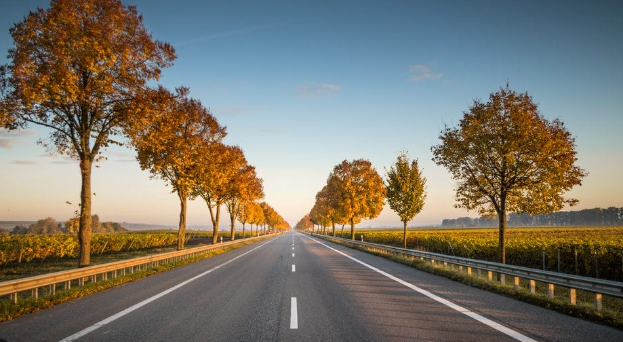
#> input picture Screenshot 2024-06-24 172905.png, 623 x 342 px, found by its file name
$ python test.py
#> lines starting #> are read from the running program, lines starting #| are printed output that depends on the picture
#> in test_lane_departure, image is the input picture: shape (342, 623, 3); mean B, G, R 106.9, 119, 123.8
### src/lane_departure_warning.py
import cv2
import numpy as np

def detect_lane_lines(image):
    gray = cv2.cvtColor(image, cv2.COLOR_BGR2GRAY)
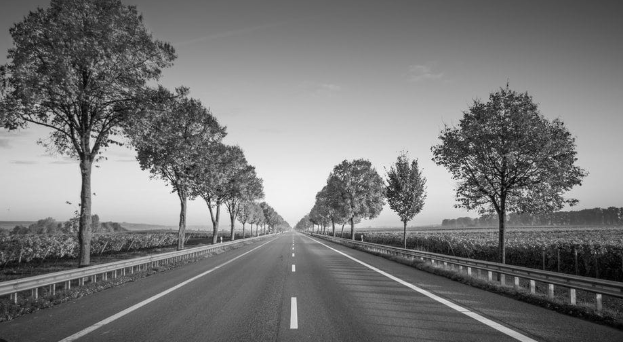
#> gray: shape (342, 623); min 0, max 247, mean 119.1
    blur = cv2.GaussianBlur(gray, (5, 5), 0)
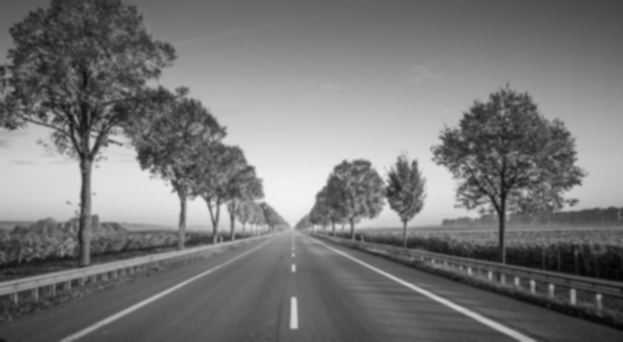
#> blur: shape (342, 623); min 4, max 242, mean 119.1
    edges = cv2.Canny(blur, 50, 150)
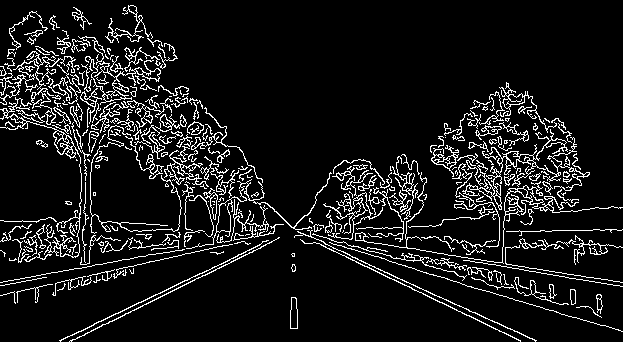
#> edges: shape (342, 623); 9.6% white in thin lines or dots

    lines = cv2.HoughLinesP(edges, 1, np.pi / 180, 50, maxLineGap=50)
#> lines = 188 rows, first 6: [0, 282, 579, 179], [180, 212, 622, 282], [4, 89, 520, 341], [499, 232, 621, 230], [178, 196, 601, 325], [60, 341, 536, 108]
    line_image = np.zeros_like(image)

    if lines is not None:
        for line in lines:
            x1, y1, x2, y2 = line[0]
            cv2.line(line_image, (x1, y1), (x2, y2), (255, 0, 0), 5)
#> this loop made 188 passes
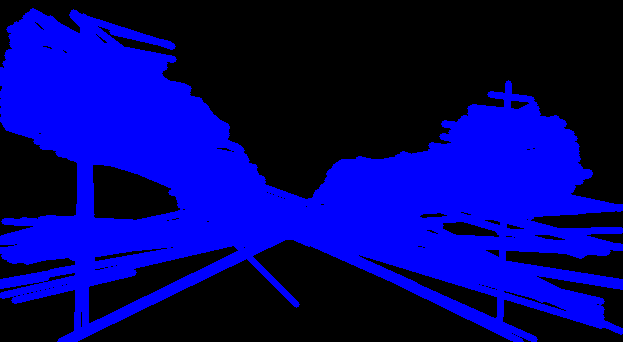
#> line_image: shape (342, 623, 3); mean of channels 0, 1, 2 112.6, 0, 0; drawn as B, G, R

    combined = cv2.addWeighted(image, 0.8, line_image, 1, 1)
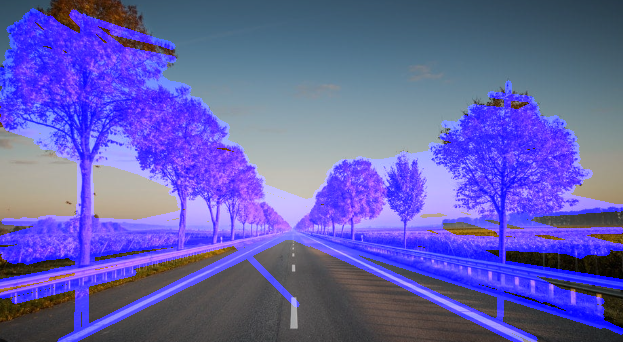
#> combined: shape (342, 623, 3); mean B, G, R 174.8, 96.2, 100.1
    return combined

### test.py
import sys
import os
import cv2

# Add the ADAC Project root directory to the sys.path
sys.path.insert(0, os.path.abspath(os.path.join(os.path.dirname(__file__), '..')))

# Import the function from lane_departure_warning.py
from src.lane_departure_warning import detect_lane_lines

def test_lane_departure():
    # Use raw strings to avoid unicode errors in the file path
    image_path = r"C:\Users\zaina\Documents\ADAC Project\Screenshot 2024-06-24 172905.png"
    image = cv2.imread(image_path)

    if image is None:
        print(f"Failed to load image at {image_path}")
        return

    lane_image = detect_lane_lines(image)

    cv2.imshow("Lane Detection", lane_image)
    cv2.waitKey(0)
    cv2.destroyAllWindows()

if __name__ == "__main__":
    test_lane_departure()

$ run again, with Screenshot 2024-06-24 171345.png copied over Screenshot 2024-06-24 172905.png
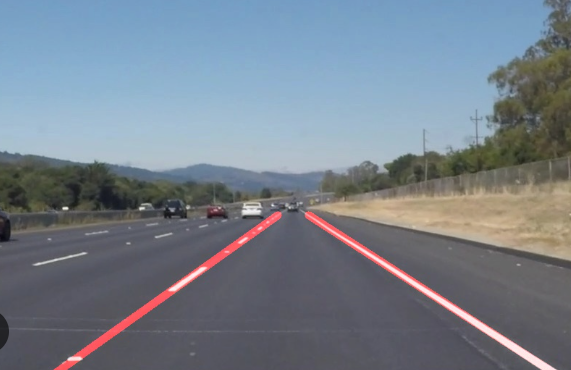
#> input picture Screenshot 2024-06-24 171345.png, 571 x 370 px, found by its file name
#> in test_lane_departure, image is the input picture: shape (370, 571, 3); mean B, G, R 139.8, 128.5, 118.7
#> in detect_lane_lines, `edges = cv2.Canny(blur, 50, 150)`:
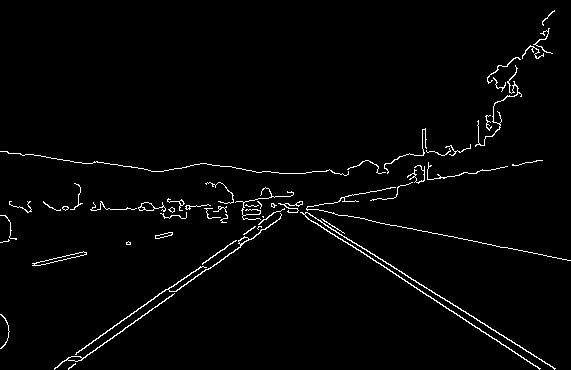
#> edges: shape (370, 571); 2.2% white in thin lines or dots
#> lines = 27 rows, first 6: [230, 166, 554, 368], [228, 166, 539, 368], [54, 368, 334, 172], [69, 367, 363, 161], [232, 194, 570, 260], [229, 166, 540, 368]
#> the loop in detect_lane_lines, `for line in lines:` made 27 passes
#> in detect_lane_lines, `combined = cv2.addWeighted(image, 0.8, line_image, 1, 1)`:
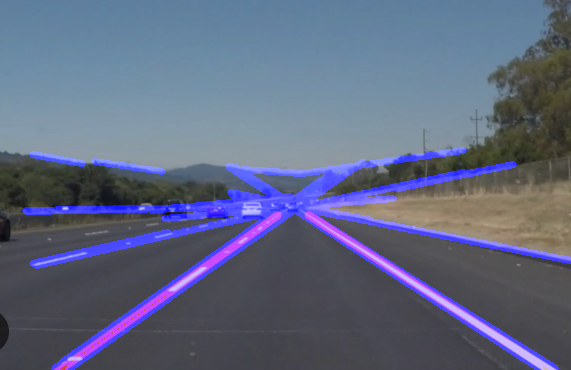
#> combined: shape (370, 571, 3); mean B, G, R 129.3, 103.8, 96
